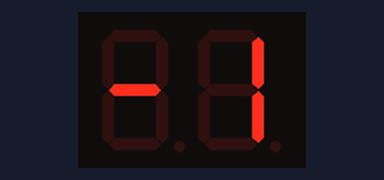
Bench run of a sketch on a simulated Arduino Uno, built with avr-gcc and run on an emulated ATmega328P. On the bench: 2-digit seven-segment display. Wiring (inferred from the names in the program): MAX7219 LED driver: data pin 8; clock pin 7; CS pin 4.

Above: at 4.3 s.
At 5.3 s:
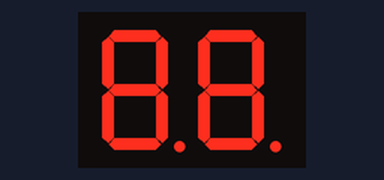

Measured:
- what the display in image 0 shows lasts 1.1 s, from 4.2 s to 5.3 s

The sketch:

main.ino
```cpp
#define LCHCLK 4
#define STFCLK 7
#define SDI 8

void setup()
{
    pinMode(LCHCLK, OUTPUT);
    pinMode(STFCLK, OUTPUT);
    pinMode(SDI,OUTPUT);

    digitalWrite(STFCLK,LOW);
}

void printLed(unsigned char num , unsigned char digit){
	digitalWrite(LCHCLK,LOW);

    for (int i = 7; i >= 0; --i)
    {
    	digitalWrite(SDI, (digit>>i)&1);
    	digitalWrite(STFCLK,HIGH);
    	delayMicroseconds(2);
    	digitalWrite(STFCLK,LOW);
    }

    for (int i = 7; i >= 0; --i)
    {
    	digitalWrite(SDI, (num>>i)&1);
    	digitalWrite(STFCLK,HIGH);
    	delayMicroseconds(2);
    	digitalWrite(STFCLK,LOW);
    }

	digitalWrite(LCHCLK,HIGH);
}

void loop()
{
  for(int i=0; i<255; i++){
      printLed(1,i);
      delay(350);
  }
	// printLed(1,192);
 //  delay(1000);
 //  printLed(1,249);
 //  delay(1000);
 //  printLed(1,164);
 //  delay(1000);
 //  printLed(1,176);
 //  delay(1000);
 //  printLed(1,153);
 //  delay(1000);
 //  printLed(1,146);
 //  delay(1000);
 //  printLed(1,130);
 //  delay(1000);
 //  printLed(1,248);
 //  delay(1000);
 //  printLed(1,128);
 //  delay(1000);
 //  printLed(1,144);
 //  delay(1000);
}
```
